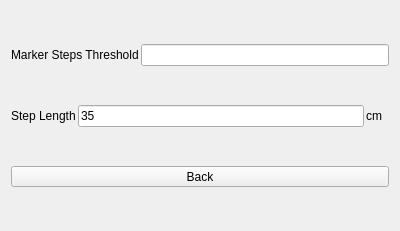
<?xml version="1.0" encoding="UTF-8"?>
<ui version="4.0">
 <class>StepsOptions</class>
 <widget class="QDialog" name="StepsOptions">
  <property name="geometry">
   <rect>
    <x>0</x>
    <y>0</y>
    <width>400</width>
    <height>231</height>
   </rect>
  </property>
  <property name="windowTitle">
   <string/>
  </property>
  <layout class="QVBoxLayout" name="verticalLayout">
   <item>
    <layout class="QHBoxLayout" name="horizontalLayout_50">
     <property name="spacing">
      <number>2</number>
     </property>
     <item>
      <widget class="QLabel" name="lblThreshold">
       <property name="sizePolicy">
        <sizepolicy hsizetype="Preferred" vsizetype="Fixed">
         <horstretch>0</horstretch>
         <verstretch>0</verstretch>
        </sizepolicy>
       </property>
       <property name="text">
        <string>Marker Steps Threshold</string>
       </property>
      </widget>
     </item>
     <item>
      <widget class="QLineEdit" name="editStepsThreshold">
       <property name="text">
        <string/>
       </property>
      </widget>
     </item>
    </layout>
   </item>
   <item>
    <layout class="QHBoxLayout" name="horizontalLayout_19">
     <property name="spacing">
      <number>2</number>
     </property>
     <item>
      <widget class="QLabel" name="lblStepLength">
       <property name="sizePolicy">
        <sizepolicy hsizetype="Preferred" vsizetype="Fixed">
         <horstretch>0</horstretch>
         <verstretch>0</verstretch>
        </sizepolicy>
       </property>
       <property name="text">
        <string>Step Length</string>
       </property>
      </widget>
     </item>
     <item>
      <widget class="QLineEdit" name="editStepLength">
       <property name="sizePolicy">
        <sizepolicy hsizetype="Expanding" vsizetype="Fixed">
         <horstretch>0</horstretch>
         <verstretch>0</verstretch>
        </sizepolicy>
       </property>
       <property name="text">
        <string>35</string>
       </property>
      </widget>
     </item>
     <item>
      <widget class="QLabel" name="lblCM">
       <property name="sizePolicy">
        <sizepolicy hsizetype="Preferred" vsizetype="Fixed">
         <horstretch>0</horstretch>
         <verstretch>0</verstretch>
        </sizepolicy>
       </property>
       <property name="text">
        <string>cm  </string>
       </property>
      </widget>
     </item>
    </layout>
   </item>
   <item>
    <widget class="QToolButton" name="btnBack">
     <property name="sizePolicy">
      <sizepolicy hsizetype="Preferred" vsizetype="Fixed">
       <horstretch>0</horstretch>
       <verstretch>0</verstretch>
      </sizepolicy>
     </property>
     <property name="text">
      <string>Back</string>
     </property>
    </widget>
   </item>
  </layout>
 </widget>
 <resources/>
 <connections/>
</ui>
